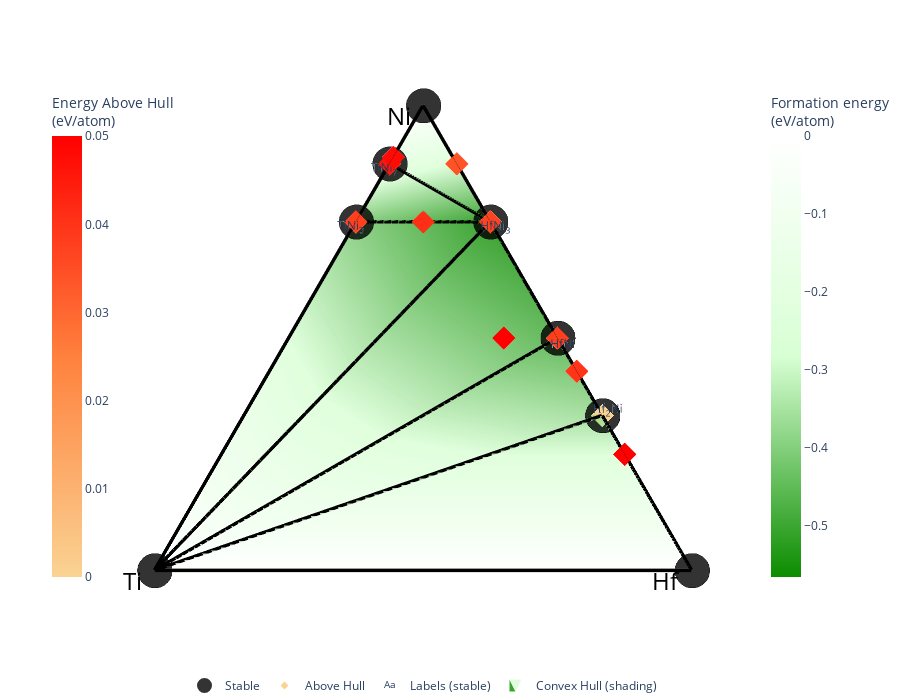

Notebook code for this chart:
### Markdown cell above
## What if we want to know the structures close to the hull?

### Code cell
pd_plot = PD.PDPlotter(pd, show_unstable=0.05)
pd_plot.show(label_unstable=False) # If you don't set label_unstable=False, you're gonna have a bad time

### Figure 1 — Plotly figure (JSON) as saved in the notebook; plotly's stock layout.template omitted (floating-point values rounded to 4 significant figures)
{"data": [{"hoverinfo": "none", "line": {"color": "rgba(0,0,0,1.0)", "width": 7}, "mode": "lines", "showlegend": false, "type": "scatter3d", "x": [0.6495, 0, null, 0.6495, 0.866, null, 0.433, 0, null, 0.7578, 0.6495, null, 0.7578, 0.866, null, 0.6495, 0.7578, null, 0, 0, null, 0.2887, 0, null, 0.433, 0.2887, null, 0.6495, 0.6495, null, 0.6495, 0, null, 0.433, 0.6495, null, 0.2887, 0, null], "y": [0.625, 1, null, 0.375, 0.5, null, 0.25, 1, null, 0.5625, 0.375, null, 0.5625, 0.5, null, 0.625, 0.5625, null, 1, 0, null, 0.1667, 0, null, 0.25, 0.1667, null, 0.625, 0.375, null, 0.375, 1, null, 0.25, 0.375, null, 0.1667, 1, null], "z": [-0.4245, 0, null, -0.5663, 0, null, -0.4939, 0, null, -0.2175, -0.5663, null, -0.2175, 0, null, -0.4245, -0.2175, null, 0, 0, null, -0.3794, 0, null, -0.4939, -0.3794, null, -0.4245, -0.5663, null, -0.5663, 0, null, -0.4939, -0.5663, null, -0.3794, 0, null]}, {"hoverinfo": "none", "line": {"color": "rgba (0, 0, 0, 0.4)", "dash": "solid", "width": 1}, "mode": "lines", "showlegend": false, "type": "scatter3d", "x": [0.866, 0, null, 0.866, 0, null, 0.866, 0, null, 0.866, 0, null, 0, 0, null, 0, 0, null, 0.866, 0.866, null, 0, 0, null, 0, 0, null], "y": [0.5, 1, null, 0.5, 1, null, 0.5, 0, null, 0.5, 0, null, 1, 0, null, 1, 0, null, 0.5, 0.5, null, 1, 1, null, 0, 0, null], "z": [0, 0, null, -0.5663, -0.5663, null, 0, 0, null, -0.5663, -0.5663, null, 0, 0, null, -0.5663, -0.5663, null, 0, -0.5663, null, 0, -0.5663, null, 0, -0.5663, null]}, {"colorbar": {"len": 0.75, "title": {"text": "Formation energy<br>(eV/atom)"}, "x": 0.9}, "colorscale": [[0, "#0c8c00"], [0.5, "#d8ffd4"], [1, "#ffffff"]], "flatshading": true, "hoverinfo": "none", "i": [117, 118, 117, 2, 21, 21], "intensity": [-0.1622, -0.2835, -0.4245, -0.2161, -0.2325, -0.1751, -0.2175, -0.1453, -0.01224, -0.2118, -0.2786, -0.2667, -0.05747, -0.1929, -0.25, -0.0819, -0.1823, -0.04006, -0.09705, -0.4939, -0.4632, -0.5663, -0.3137, -0.3185, -0.2272, -0.2677, -0.1818, -0.1685, -0.3264, -0.3074, -0.3539, -0.3413, -0.4937, -0.3159, -0.01894, -0.1475, -0.2449, -0.2756, -0.3174, -0.3296, -0.07173, -0.1782, -0.2308, -0.2457, -0.09481, -0.1595, -0.05016, -0.3794, -0.4699, -0.421, -0.3798, -0.1218, -0.2777, -0.3581, -0.3505, -0.3834, -0.3911, -0.01369, -0.2507, -0.3112, -0.06505, -0.1597, -0.2198, -0.1058, -0.2345, -0.3649, -0.4218, -0.4447, -0.4944, -0.09521, -0.2706, -0.305, -0.3974, -0.3932, -0.4126, -0.1288, -0.2178, -0.2793, -0.3271, -0.06479, -0.2203, -0.1007, -0.1701, -0.4053, -0.4336, -0.0611, -0.195, -0.2833, -0.3425, -0.4095, -0.2109, -0.05404, -0.1401, -0.113, -0.2582, -0.3431, -0.3925, -0.02327, -0.1697, -0.2566, -0.3146, -0.0931, -0.186, -0.066, -0.08384, -0.01233, -0.1592, -0.233, -0.06893, -0.1816, -0.2749, -0.01743, -0.1287, -0.05741, -0.02457, -0.03884, 0, 0, 0], "j": [47, 47, 21, 21, 6, 6], "k": [19, 117, 19, 117, 116, 2], "lighting": {"ambient": 1, "diffuse": 0}, "name": "Convex Hull (shading)", "opacity": 0.8, "showlegend": true, "type": "mesh3d", "x": [0.433, 0.5774, 0.6495, 0.6928, 0.7217, 0.7423, 0.7578, 0.7698, 0.2887, 0.5196, 0.6186, 0.6736, 0.3464, 0.4949, 0.5413, 0.3712, 0.4811, 0.3248, 0.3849, 0.433, 0.5774, 0.6495, 0.6928, 0.7217, 0.7423, 0.7578, 0.7698, 0.2887, 0.433, 0.5196, 0.5774, 0.6186, 0.6495, 0.6736, 0.2165, 0.3464, 0.433, 0.4949, 0.5413, 0.5774, 0.2887, 0.3712, 0.433, 0.4811, 0.3248, 0.3849, 0.2887, 0.2887, 0.5196, 0.6186, 0.6736, 0.2165, 0.3464, 0.433, 0.4949, 0.5413, 0.5774, 0.1732, 0.3712, 0.4811, 0.2474, 0.3248, 0.3849, 0.2887, 0.2165, 0.3464, 0.4949, 0.5413, 0.6062, 0.1732, 0.2887, 0.3712, 0.433, 0.4811, 0.5196, 0.2474, 0.3248, 0.3849, 0.433, 0.2165, 0.3464, 0.2598, 0.1732, 0.3712, 0.4811, 0.1443, 0.2474, 0.3248, 0.3849, 0.433, 0.2887, 0.1925, 0.2598, 0.1443, 0.2474, 0.3248, 0.3849, 0.1237, 0.2165, 0.2887, 0.3464, 0.1925, 0.2598, 0.1732, 0.1237, 0.1083, 0.1925, 0.2598, 0.1083, 0.1925, 0.2598, 0.09623, 0.1732, 0.09623, 0.0866, 0.0866, 0.866, 0, 0], "y": [0.75, 0.6667, 0.625, 0.6, 0.5833, 0.5714, 0.5625, 0.5556, 0.8333, 0.7, 0.6429, 0.6111, 0.8, 0.7143, 0.6875, 0.7857, 0.7222, 0.8125, 0.7778, 0.25, 0.3333, 0.375, 0.4, 0.4167, 0.4286, 0.4375, 0.4444, 0.5, 0.5, 0.5, 0.5, 0.5, 0.5, 0.5, 0.625, 0.6, 0.5833, 0.5714, 0.5625, 0.5556, 0.6667, 0.6429, 0.625, 0.6111, 0.6875, 0.6667, 0.7222, 0.1667, 0.3, 0.3571, 0.3889, 0.375, 0.4, 0.4167, 0.4286, 0.4375, 0.4444, 0.5, 0.5, 0.5, 0.5714, 0.5625, 0.5556, 0.6111, 0.125, 0.2, 0.2857, 0.3125, 0.35, 0.3, 0.3333, 0.3571, 0.375, 0.3889, 0.4, 0.4286, 0.4375, 0.4444, 0.45, 0.5, 0.5, 0.55, 0.1, 0.2143, 0.2778, 0.25, 0.2857, 0.3125, 0.3333, 0.35, 0.3889, 0.4444, 0.45, 0.08333, 0.1429, 0.1875, 0.2222, 0.2143, 0.25, 0.2778, 0.3, 0.3333, 0.35, 0.4, 0.07143, 0.1875, 0.2222, 0.25, 0.0625, 0.1111, 0.15, 0.1667, 0.2, 0.05556, 0.15, 0.05, 0.5, 1, 0], "z": [-0.1622, -0.2835, -0.4245, -0.2161, -0.2325, -0.1751, -0.2175, -0.1453, -0.01224, -0.2118, -0.2786, -0.2667, -0.05747, -0.1929, -0.25, -0.0819, -0.1823, -0.04006, -0.09705, -0.4939, -0.4632, -0.5663, -0.3137, -0.3185, -0.2272, -0.2677, -0.1818, -0.1685, -0.3264, -0.3074, -0.3539, -0.3413, -0.4937, -0.3159, -0.01894, -0.1475, -0.2449, -0.2756, -0.3174, -0.3296, -0.07173, -0.1782, -0.2308, -0.2457, -0.09481, -0.1595, -0.05016, -0.3794, -0.4699, -0.421, -0.3798, -0.1218, -0.2777, -0.3581, -0.3505, -0.3834, -0.3911, -0.01369, -0.2507, -0.3112, -0.06505, -0.1597, -0.2198, -0.1058, -0.2345, -0.3649, -0.4218, -0.4447, -0.4944, -0.09521, -0.2706, -0.305, -0.3974, -0.3932, -0.4126, -0.1288, -0.2178, -0.2793, -0.3271, -0.06479, -0.2203, -0.1007, -0.1701, -0.4053, -0.4336, -0.0611, -0.195, -0.2833, -0.3425, -0.4095, -0.2109, -0.05404, -0.1401, -0.113, -0.2582, -0.3431, -0.3925, -0.02327, -0.1697, -0.2566, -0.3146, -0.0931, -0.186, -0.066, -0.08384, -0.01233, -0.1592, -0.233, -0.06893, -0.1816, -0.2749, -0.01743, -0.1287, -0.05741, -0.02457, -0.03884, 0, 0, 0]}, {"hoverinfo": "skip", "mode": "text", "name": "Labels (stable)", "opacity": 1, "showlegend": true, "text": ["TiNi<sub>3</sub>", "HfNi<sub>3</sub>", "HfNi", "TiNi<sub>7</sub>", "Hf<sub>2</sub>Ni"], "textposition": ["middle center", "middle center", "middle center", "middle center", "middle center"], "type": "scatter3d", "visible": true, "x": [0.6395, 0.6395, 0.423, 0.7478, 0.2987], "y": [0.635, 0.365, 0.24, 0.5725, 0.1567], "z": [-0.3679, -0.5097, -0.4372, -0.1608, -0.3227]}, {"hoverinfo": "text", "hoverlabel": {"font": {"size": 14}}, "hovertext": ["TiNi<sub>3</sub> (no ID) <br> -0.425 eV/atom (+0.0 eV/atom)", "TiNi<sub>3</sub> (no ID) <br> -0.387 eV/atom (+0.038 eV/atom)", "TiNi<sub>3</sub> (no ID) <br> -0.425 eV/atom (+0.0 eV/atom)", "TiNi<sub>3</sub> (no ID) <br> -0.425 eV/atom (+0.0 eV/atom)", "TiNi<sub>3</sub> (no ID) <br> -0.425 eV/atom (+0.0 eV/atom)", "TiNi<sub>3</sub> (no ID) <br> -0.387 eV/atom (+0.038 eV/atom)", "TiNi<sub>3</sub> (no ID) <br> -0.387 eV/atom (+0.038 eV/atom)", "TiNi<sub>3</sub> (no ID) <br> -0.425 eV/atom (+0.0 eV/atom)", "TiNi<sub>3</sub> (no ID) <br> -0.425 eV/atom (+0.0 eV/atom)", "TiNi<sub>3</sub> (no ID) <br> -0.387 eV/atom (+0.038 eV/atom)", "TiNi<sub>3</sub> (no ID) <br> -0.387 eV/atom (+0.038 eV/atom)", "TiNi<sub>3</sub> (no ID) <br> -0.425 eV/atom (+0.0 eV/atom)", "TiNi<sub>3</sub> (no ID) <br> -0.425 eV/atom (+0.0 eV/atom)", "TiNi<sub>3</sub> (no ID) <br> -0.387 eV/atom (+0.038 eV/atom)", "TiNi<sub>3</sub> (no ID) <br> -0.425 eV/atom (+0.0 eV/atom)", "TiNi<sub>3</sub> (no ID) <br> -0.425 eV/atom (+0.0 eV/atom)", "TiNi<sub>3</sub> (no ID) <br> -0.425 eV/atom (+0.0 eV/atom)", "TiNi<sub>3</sub> (no ID) <br> -0.425 eV/atom (+0.0 eV/atom)", "TiNi<sub>7</sub> (no ID) <br> -0.183 eV/atom (+0.034 eV/atom)", "TiNi<sub>7</sub> (no ID) <br> -0.171 eV/atom (+0.046 eV/atom)", "TiNi<sub>7</sub> (no ID) <br> -0.186 eV/atom (+0.032 eV/atom)", "TiNi<sub>7</sub> (no ID) <br> -0.19 eV/atom (+0.028 eV/atom)", "TiNi<sub>7</sub> (no ID) <br> -0.184 eV/atom (+0.033 eV/atom)", "TiNi<sub>7</sub> (no ID) <br> -0.171 eV/atom (+0.046 eV/atom)", "TiNi<sub>7</sub> (no ID) <br> -0.207 eV/atom (+0.01 eV/atom)", "TiNi<sub>7</sub> (no ID) <br> -0.171 eV/atom (+0.046 eV/atom)", "TiNi<sub>7</sub> (no ID) <br> -0.171 eV/atom (+0.046 eV/atom)", "TiNi<sub>7</sub> (no ID) <br> -0.183 eV/atom (+0.034 eV/atom)", "TiNi<sub>7</sub> (no ID) <br> -0.214 eV/atom (+0.004 eV/atom)", "TiNi<sub>8</sub> (no ID) <br> -0.145 eV/atom (+0.048 eV/atom)", "TiNi<sub>8</sub> (no ID) <br> -0.145 eV/atom (+0.048 eV/atom)", "HfNi (no ID) <br> -0.484 eV/atom (+0.01 eV/atom)", "HfNi (no ID) <br> -0.489 eV/atom (+0.005 eV/atom)", "HfNi (no ID) <br> -0.484 eV/atom (+0.01 eV/atom)", "HfNi (no ID) <br> -0.494 eV/atom (+0.0 eV/atom)", "HfNi (no ID) <br> -0.484 eV/atom (+0.01 eV/atom)", "HfNi (no ID) <br> -0.484 eV/atom (+0.01 eV/atom)", "HfNi (no ID) <br> -0.489 eV/atom (+0.005 eV/atom)", "HfNi (no ID) <br> -0.494 eV/atom (+0.0 eV/atom)", "HfNi (no ID) <br> -0.489 eV/atom (+0.005 eV/atom)", "HfNi (no ID) <br> -0.456 eV/atom (+0.038 eV/atom)", "HfNi (no ID) <br> -0.484 eV/atom (+0.01 eV/atom)", "HfNi (no ID) <br> -0.484 eV/atom (+0.01 eV/atom)", "HfNi (no ID) <br> -0.489 eV/atom (+0.005 eV/atom)", "HfNi (no ID) <br> -0.489 eV/atom (+0.005 eV/atom)", "HfNi (no ID) <br> -0.484 eV/atom (+0.01 eV/atom)", "HfNi (no ID) <br> -0.484 eV/atom (+0.01 eV/atom)", "HfNi (no ID) <br> -0.484 eV/atom (+0.01 eV/atom)", "HfNi (no ID) <br> -0.489 eV/atom (+0.005 eV/atom)", "HfNi (no ID) <br> -0.489 eV/atom (+0.005 eV/atom)", "HfNi (no ID) <br> -0.494 eV/atom (+0.0 eV/atom)", "HfNi (no ID) <br> -0.484 eV/atom (+0.01 eV/atom)", "HfNi (no ID) <br> -0.489 eV/atom (+0.005 eV/atom)", "HfNi (no ID) <br> -0.489 eV/atom (+0.005 eV/atom)", "HfNi (no ID) <br> -0.484 eV/atom (+0.01 eV/atom)", "HfNi (no ID) <br> -0.489 eV/atom (+0.005 eV/atom)", "HfNi (no ID) <br> -0.489 eV/atom (+0.005 eV/atom)", "HfNi (no ID) <br> -0.489 eV/atom (+0.005 eV/atom)", "HfNi (no ID) <br> -0.456 eV/atom (+0.038 eV/atom)", "HfNi (no ID) <br> -0.494 eV/atom (+0.0 eV/atom)", "HfNi<sub>3</sub> (no ID) <br> -0.529 eV/atom (+0.037 eV/atom)", "HfNi<sub>3</sub> (no ID) <br> -0.529 eV/atom (+0.037 eV/atom)", "HfNi<sub>3</sub> (no ID) <br> -0.566 eV/atom (+0.0 eV/atom)", "HfNi<sub>3</sub> (no ID) <br> -0.566 eV/atom (+0.0 eV/atom)", "HfNi<sub>3</sub> (no ID) <br> -0.529 eV/atom (+0.037 eV/atom)", "HfNi<sub>3</sub> (no ID) <br> -0.529 eV/atom (+0.037 eV/atom)", "HfNi<sub>3</sub> (no ID) <br> -0.566 eV/atom (+0.0 eV/atom)", "HfNi<sub>3</sub> (no ID) <br> -0.566 eV/atom (+0.0 eV/atom)", "HfNi<sub>3</sub> (no ID) <br> -0.566 eV/atom (+0.0 eV/atom)", "HfNi<sub>3</sub> (no ID) <br> -0.529 eV/atom (+0.037 eV/atom)", "HfNi<sub>3</sub> (no ID) <br> -0.566 eV/atom (+0.0 eV/atom)", "HfNi<sub>3</sub> (no ID) <br> -0.566 eV/atom (+0.0 eV/atom)", "HfNi<sub>3</sub> (no ID) <br> -0.566 eV/atom (+0.0 eV/atom)", "HfNi<sub>3</sub> (no ID) <br> -0.529 eV/atom (+0.037 eV/atom)", "HfNi<sub>3</sub> (no ID) <br> -0.529 eV/atom (+0.037 eV/atom)", "HfNi<sub>3</sub> (no ID) <br> -0.566 eV/atom (+0.0 eV/atom)", "HfNi<sub>3</sub> (no ID) <br> -0.566 eV/atom (+0.0 eV/atom)", "HfNi<sub>3</sub> (no ID) <br> -0.566 eV/atom (+0.0 eV/atom)", "HfNi<sub>3</sub> (no ID) <br> -0.566 eV/atom (+0.0 eV/atom)", "HfNi<sub>3</sub> (no ID) <br> -0.566 eV/atom (+0.0 eV/atom)", "HfNi<sub>3</sub> (no ID) <br> -0.566 eV/atom (+0.0 eV/atom)", "HfNi<sub>3</sub> (no ID) <br> -0.566 eV/atom (+0.0 eV/atom)", "HfNi<sub>3</sub> (no ID) <br> -0.566 eV/atom (+0.0 eV/atom)", "HfNi<sub>7</sub> (no ID) <br> -0.249 eV/atom (+0.034 eV/atom)", "HfNi<sub>7</sub> (no ID) <br> -0.268 eV/atom (+0.015 eV/atom)", "HfNi<sub>7</sub> (no ID) <br> -0.259 eV/atom (+0.024 eV/atom)", "HfTiNi<sub>6</sub> (no ID) <br> -0.494 eV/atom (+0.002 eV/atom)", "HfTiNi<sub>6</sub> (no ID) <br> -0.454 eV/atom (+0.041 eV/atom)", "HfTiNi<sub>6</sub> (no ID) <br> -0.494 eV/atom (+0.002 eV/atom)", "HfTiNi<sub>6</sub> (no ID) <br> -0.494 eV/atom (+0.002 eV/atom)", "HfTiNi<sub>6</sub> (no ID) <br> -0.494 eV/atom (+0.002 eV/atom)", "HfTiNi<sub>6</sub> (no ID) <br> -0.494 eV/atom (+0.002 eV/atom)", "HfTiNi<sub>6</sub> (no ID) <br> -0.494 eV/atom (+0.002 eV/atom)", "HfTiNi<sub>6</sub> (no ID) <br> -0.459 eV/atom (+0.036 eV/atom)", "HfTiNi<sub>6</sub> (no ID) <br> -0.494 eV/atom (+0.002 eV/atom)", "HfTiNi<sub>6</sub> (no ID) <br> -0.494 eV/atom (+0.002 eV/atom)", "HfTiNi<sub>6</sub> (no ID) <br> -0.458 eV/atom (+0.037 eV/atom)", "HfTiNi<sub>6</sub> (no ID) <br> -0.459 eV/atom (+0.036 eV/atom)", "HfTiNi<sub>6</sub> (no ID) <br> -0.458 eV/atom (+0.037 eV/atom)", "HfTiNi<sub>6</sub> (no ID) <br> -0.458 eV/atom (+0.037 eV/atom)", "HfTiNi<sub>6</sub> (no ID) <br> -0.454 eV/atom (+0.041 eV/atom)", "HfTiNi<sub>6</sub> (no ID) <br> -0.459 eV/atom (+0.036 eV/atom)", "HfTiNi<sub>6</sub> (no ID) <br> -0.494 eV/atom (+0.002 eV/atom)", "HfTiNi<sub>6</sub> (no ID) <br> -0.454 eV/atom (+0.041 eV/atom)", "HfTiNi<sub>6</sub> (no ID) <br> -0.494 eV/atom (+0.002 eV/atom)", "HfTiNi<sub>6</sub> (no ID) <br> -0.494 eV/atom (+0.002 eV/atom)", "HfTiNi<sub>6</sub> (no ID) <br> -0.454 eV/atom (+0.041 eV/atom)", "HfTiNi<sub>6</sub> (no ID) <br> -0.454 eV/atom (+0.041 eV/atom)", "HfTiNi<sub>6</sub> (no ID) <br> -0.459 eV/atom (+0.036 eV/atom)", "HfTiNi<sub>6</sub> (no ID) <br> -0.494 eV/atom (+0.002 eV/atom)", "HfTiNi<sub>6</sub> (no ID) <br> -0.458 eV/atom (+0.037 eV/atom)", "HfTiNi<sub>6</sub> (no ID) <br> -0.458 eV/atom (+0.037 eV/atom)", "HfTiNi<sub>6</sub> (no ID) <br> -0.459 eV/atom (+0.036 eV/atom)", "HfTiNi<sub>6</sub> (no ID) <br> -0.458 eV/atom (+0.037 eV/atom)", "HfTiNi<sub>6</sub> (no ID) <br> -0.458 eV/atom (+0.037 eV/atom)", "HfTiNi<sub>6</sub> (no ID) <br> -0.494 eV/atom (+0.002 eV/atom)", "HfTiNi<sub>6</sub> (no ID) <br> -0.494 eV/atom (+0.002 eV/atom)", "HfTiNi<sub>6</sub> (no ID) <br> -0.458 eV/atom (+0.037 eV/atom)", "HfTiNi<sub>6</sub> (no ID) <br> -0.494 eV/atom (+0.002 eV/atom)", "HfTiNi<sub>6</sub> (no ID) <br> -0.454 eV/atom (+0.041 eV/atom)", "Hf<sub>2</sub>Ni (no ID) <br> -0.379 eV/atom (+0.0 eV/atom)", "Hf<sub>3</sub>Ni (no ID) <br> -0.234 eV/atom (+0.05 eV/atom)", "Hf<sub>4</sub>Ni<sub>3</sub> (no ID) <br> -0.405 eV/atom (+0.04 eV/atom)", "Hf<sub>4</sub>TiNi<sub>5</sub> (no ID) <br> -0.409 eV/atom (+0.05 eV/atom)", "Hf<sub>4</sub>TiNi<sub>5</sub> (no ID) <br> -0.409 eV/atom (+0.05 eV/atom)", "Hf<sub>4</sub>TiNi<sub>5</sub> (no ID) <br> -0.409 eV/atom (+0.05 eV/atom)"], "marker": {"color": [0, 0.038, 0, 0, 0, 0.038, 0.038, 0, 0, 0.038, 0.038, 0, 0, 0.038, 0, 0, 0, 0, 0.034, 0.046, 0.032, 0.028, 0.033, 0.046, 0.01, 0.046, 0.046, 0.034, 0.004, 0.048, 0.048, 0.01, 0.005, 0.01, 0, 0.01, 0.01, 0.005, 0, 0.005, 0.038, 0.01, 0.01, 0.005, 0.005, 0.01, 0.01, 0.01, 0.005, 0.005, 0, 0.01, 0.005, 0.005, 0.01, 0.005, 0.005, 0.005, 0.038, 0, 0.037, 0.037, 0, 0, 0.037, 0.037, 0, 0, 0, 0.037, 0, 0, 0, 0.037, 0.037, 0, 0, 0, 0, 0, 0, 0, 0, 0.034, 0.015, 0.024, 0.002, 0.041, 0.002, 0.002, 0.002, 0.002, 0.002, 0.036, 0.002, 0.002, 0.037, 0.036, 0.037, 0.037, 0.041, 0.036, 0.002, 0.041, 0.002, 0.002, 0.041, 0.041, 0.036, 0.002, 0.037, 0.037, 0.036, 0.037, 0.037, 0.002, 0.002, 0.037, 0.002, 0.041, 0, 0.05, 0.04, 0.05, 0.05, 0.05], "colorbar": {"len": 0.75, "title": {"text": "Energy Above Hull<br>(eV/atom)"}, "x": 0.05}, "colorscale": [[0, "#fad393"], [0.5, "#ff813d"], [1, "#ff0000"]], "size": 6, "symbol": "diamond"}, "mode": "markers", "name": "Above Hull", "showlegend": true, "type": "scatter3d", "x": [0.6495, 0.6495, 0.6495, 0.6495, 0.6495, 0.6495, 0.6495, 0.6495, 0.6495, 0.6495, 0.6495, 0.6495, 0.6495, 0.6495, 0.6495, 0.6495, 0.6495, 0.6495, 0.7578, 0.7578, 0.7578, 0.7578, 0.7578, 0.7578, 0.7578, 0.7578, 0.7578, 0.7578, 0.7578, 0.7698, 0.7698, 0.433, 0.433, 0.433, 0.433, 0.433, 0.433, 0.433, 0.433, 0.433, 0.433, 0.433, 0.433, 0.433, 0.433, 0.433, 0.433, 0.433, 0.433, 0.433, 0.433, 0.433, 0.433, 0.433, 0.433, 0.433, 0.433, 0.433, 0.433, 0.433, 0.6495, 0.6495, 0.6495, 0.6495, 0.6495, 0.6495, 0.6495, 0.6495, 0.6495, 0.6495, 0.6495, 0.6495, 0.6495, 0.6495, 0.6495, 0.6495, 0.6495, 0.6495, 0.6495, 0.6495, 0.6495, 0.6495, 0.6495, 0.7578, 0.7578, 0.7578, 0.6495, 0.6495, 0.6495, 0.6495, 0.6495, 0.6495, 0.6495, 0.6495, 0.6495, 0.6495, 0.6495, 0.6495, 0.6495, 0.6495, 0.6495, 0.6495, 0.6495, 0.6495, 0.6495, 0.6495, 0.6495, 0.6495, 0.6495, 0.6495, 0.6495, 0.6495, 0.6495, 0.6495, 0.6495, 0.6495, 0.6495, 0.6495, 0.6495, 0.6495, 0.2887, 0.2165, 0.3712, 0.433, 0.433, 0.433], "y": [0.625, 0.625, 0.625, 0.625, 0.625, 0.625, 0.625, 0.625, 0.625, 0.625, 0.625, 0.625, 0.625, 0.625, 0.625, 0.625, 0.625, 0.625, 0.5625, 0.5625, 0.5625, 0.5625, 0.5625, 0.5625, 0.5625, 0.5625, 0.5625, 0.5625, 0.5625, 0.5556, 0.5556, 0.25, 0.25, 0.25, 0.25, 0.25, 0.25, 0.25, 0.25, 0.25, 0.25, 0.25, 0.25, 0.25, 0.25, 0.25, 0.25, 0.25, 0.25, 0.25, 0.25, 0.25, 0.25, 0.25, 0.25, 0.25, 0.25, 0.25, 0.25, 0.25, 0.375, 0.375, 0.375, 0.375, 0.375, 0.375, 0.375, 0.375, 0.375, 0.375, 0.375, 0.375, 0.375, 0.375, 0.375, 0.375, 0.375, 0.375, 0.375, 0.375, 0.375, 0.375, 0.375, 0.4375, 0.4375, 0.4375, 0.5, 0.5, 0.5, 0.5, 0.5, 0.5, 0.5, 0.5, 0.5, 0.5, 0.5, 0.5, 0.5, 0.5, 0.5, 0.5, 0.5, 0.5, 0.5, 0.5, 0.5, 0.5, 0.5, 0.5, 0.5, 0.5, 0.5, 0.5, 0.5, 0.5, 0.5, 0.5, 0.5, 0.5, 0.1667, 0.125, 0.2143, 0.35, 0.35, 0.35], "z": [-0.425, -0.387, -0.425, -0.425, -0.425, -0.387, -0.387, -0.425, -0.425, -0.387, -0.387, -0.425, -0.425, -0.387, -0.425, -0.425, -0.425, -0.425, -0.183, -0.171, -0.186, -0.19, -0.184, -0.171, -0.207, -0.171, -0.171, -0.183, -0.214, -0.145, -0.145, -0.484, -0.489, -0.484, -0.494, -0.484, -0.484, -0.489, -0.494, -0.489, -0.456, -0.484, -0.484, -0.489, -0.489, -0.484, -0.484, -0.484, -0.489, -0.489, -0.494, -0.484, -0.489, -0.489, -0.484, -0.489, -0.489, -0.489, -0.456, -0.494, -0.529, -0.529, -0.566, -0.566, -0.529, -0.529, -0.566, -0.566, -0.566, -0.529, -0.566, -0.566, -0.566, -0.529, -0.529, -0.566, -0.566, -0.566, -0.566, -0.566, -0.566, -0.566, -0.566, -0.249, -0.268, -0.259, -0.494, -0.454, -0.494, -0.494, -0.494, -0.494, -0.494, -0.459, -0.494, -0.494, -0.458, -0.459, -0.458, -0.458, -0.454, -0.459, -0.494, -0.454, -0.494, -0.494, -0.454, -0.454, -0.459, -0.494, -0.458, -0.458, -0.459, -0.458, -0.458, -0.494, -0.494, -0.458, -0.494, -0.454, -0.379, -0.234, -0.405, -0.409, -0.409, -0.409]}, {"error_z": {"array": [0, 0, 0, 0, 0, 0, 0, 0], "color": "darkgray", "thickness": 5, "type": "data", "width": 10}, "hoverinfo": "text", "hoverlabel": {"font": {"size": 14}}, "hovertext": ["TiNi<sub>3</sub> (no ID) <br> -0.425 eV/atom", "Ti (no ID) <br> 0.0 eV/atom", "HfNi<sub>3</sub> (no ID) <br> -0.566 eV/atom", "Ni (no ID) <br> 0.0 eV/atom", "HfNi (no ID) <br> -0.494 eV/atom", "TiNi<sub>7</sub> (no ID) <br> -0.217 eV/atom", "Hf (no ID) <br> 0.0 eV/atom", "Hf<sub>2</sub>Ni (no ID) <br> -0.379 eV/atom"], "marker": {"color": "black", "line": {"color": "black", "width": 3}, "opacity": 0.8, "size": 12}, "mode": "markers", "name": "Stable", "showlegend": true, "type": "scatter3d", "x": [0.6495, 0, 0.6495, 0.866, 0.433, 0.7578, 0, 0.2887], "y": [0.625, 1, 0.375, 0.5, 0.25, 0.5625, 0, 0.1667], "z": [-0.425, 0, -0.566, 0, -0.494, -0.217, 0, -0.379]}], "layout": {"autosize": true, "height": 700, "hovermode": "closest", "legend": {"orientation": "h", "traceorder": "reversed", "x": 0.5, "xanchor": "center", "y": 0, "yanchor": "top"}, "margin": {"b": 10, "l": 0, "pad": 0, "r": 0, "t": 0}, "paper_bgcolor": "rgba(0,0,0,0)", "plot_bgcolor": "rgba(0,0,0,0)", "scene": {"annotations": [{"align": "center", "font": {"color": "#000000", "size": 24}, "opacity": 1, "showarrow": false, "text": "Ti", "x": 0, "xanchor": "right", "xshift": -10, "y": 1, "yanchor": "auto", "yshift": -10, "z": -0.5097}, {"align": "center", "font": {"color": "#000000", "size": 24}, "opacity": 1, "showarrow": false, "text": "Ni", "x": 0.866, "xanchor": "right", "xshift": -10, "y": 0.5, "yanchor": "auto", "yshift": -10, "z": -0.5097}, {"align": "center", "font": {"color": "#000000", "size": 24}, "opacity": 1, "showarrow": false, "text": "Hf", "x": 0, "xanchor": "right", "xshift": -10, "y": 0, "yanchor": "auto", "yshift": -10, "z": -0.5097}, {"opacity": 0, "text": "", "x": 1, "y": 1, "z": 0}], "aspectratio": {"x": 1.7, "y": 1.7, "z": 1.2}, "camera": {"center": {"x": -0.1, "y": 0, "z": -0.15}, "eye": {"x": -0.1, "y": 0, "z": 2.5}, "projection": {"type": "orthographic"}}, "xaxis": {"autorange": true, "showaxeslabels": false, "showgrid": false, "showline": false, "showspikes": false, "showticklabels": false, "ticks": "", "visible": false, "zeroline": false}, "yaxis": {"autorange": true, "showaxeslabels": false, "showgrid": false, "showline": false, "showspikes": false, "showticklabels": false, "ticks": "", "visible": false, "zeroline": false}, "zaxis": {"autorange": true, "showaxeslabels": false, "showgrid": false, "showline": false, "showspikes": false, "showticklabels": false, "ticks": "", "visible": false, "zeroline": false}}, "showlegend": true}}
